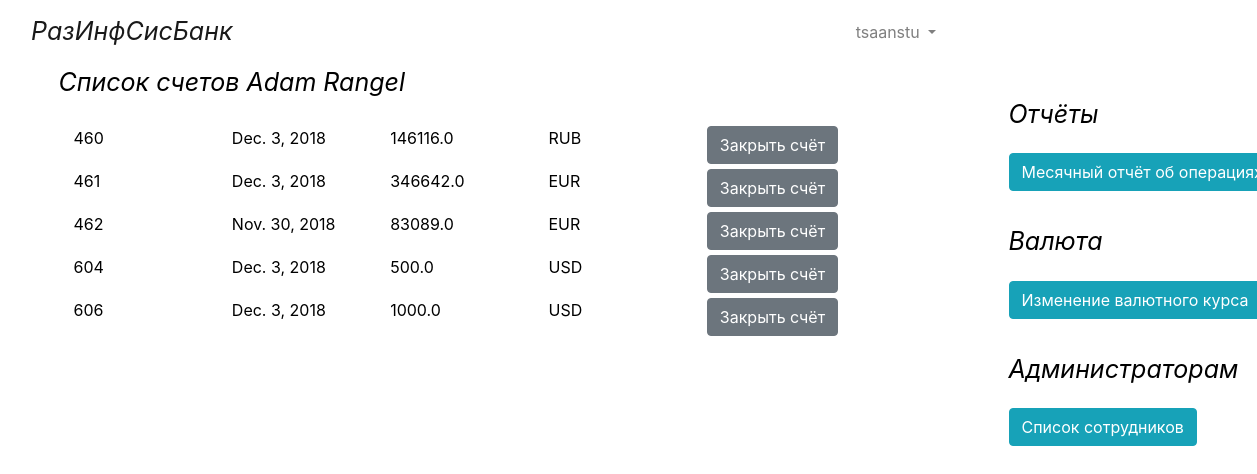
Page /account_list/154/ (signed in) on the committed database.
### bs/models.py (models this page shows)
class User(AbstractUser):
    upload = models.ImageField(upload_to='uploads/%Y/%m/%d/')

class Client(models.Model):
    full_name = models.CharField(max_length=30)
    login = models.CharField(max_length=20)
    birthday = models.DateField()
    contract_number = models.CharField(max_length=10)
    date_conclusion = models.DateField()
    tel = models.CharField(max_length=12)
    address = models.CharField(max_length=100)

class Account(models.Model):
    update_time = models.DateField()
    currency = models.CharField(max_length=3)
    balance = models.FloatField()
    cl_id = models.ForeignKey(
        'Client',
        on_delete=models.CASCADE,
    )

### bs/views.py (the view)
# urls.py: path('account_list/<int:id>/', views.account_list, name='account_list'),
def account_list(request, id):
    full_name = Client.objects.get(pk=id)
    full_name = full_name.full_name
    account_list = []
    temp_account_list = Account.objects.all().filter(cl_id=id)
    for i in temp_account_list:
        j = []
        j.append(i.id)
        j.append(i.update_time)
        j.append(i.balance)
        j.append(i.currency)
        j.append(full_name)
        account_list.append(j)
    return render(request, 'bs/account_list.html', {"account_list": account_list})

### bs/templates/bs/account_list.html (shortened to what this page needs)
{% include "bs/base.html" %}
{% load static %}
{% block content %}
{% include "bs/nav_panel.html" %}
{% if user.is_authenticated %}
<main role="main" class="container">
    <div class="row">
        <div class="col-lg-10">
            <div class="row">
                <span class="headline">Список счетов {{account_list.0.4}}</span>
            </div>
            {% for account in account_list %}
            <div class="row" style="margin-top: 5px;">
                <div class="col-lg-2">
                    {{account.0}}
                </div>
                <div class="col-lg-2">
                    {{account.1}}
                </div>
                <div class="col-lg-2">
                    {{account.2}}
                </div>
                <div class="col-lg-2">
                    {{account.3}}
                </div>
                <div class="col-lg-2">
                    <a class="btn btn-secondary" id={{account.0}} href="{% url 'delete_account' account.0 %}" role="button">Закрыть счёт</a>
                </div>
            </div>
            {% endfor %}
            <br>
        </div>
        {% include "bs/right_menu.html" %}
    </div>
</main>
{% endif %}
{% endblock %}

### bs/templates/bs/nav_panel.html (shortened to what this page needs)
<nav class="navbar navbar-expand-lg navbar-light bg-white">
    <div class="col-lg-8">
        <div class="d-flex flex-grow-1">
            <a class="navbar-brand" href="{% url 'index' %}"><span class="headline"> РазИнфСисБанк</span></a>
        </div>
    </div>
    <div class="col-lg-4">
        <div class="form-inline collapse navbar-collapse" id="navbarCollapse">
            <ui class="navbar-nav mr-auto" style="position: static left;">
                {% if user.is_authenticated %}
                <li class="nav-item dropdown">
                    <a class="nav-link dropdown-toggle" href="#" id="navbarDropdownMenuLink" data-toggle="dropdown"
                       aria-haspopup="true" aria-expanded="false">
                        <span class="text_style">{{ user.get_username }}</span>
                    </a>
                </li>
                {% else %}
                <li><a class="nav-link" href="{% url 'login'%}?next={{request.path}}"><span
                        class="text_style">Log In</span></a>
                </li>
                {% endif %}
            </ui>
        </div>
    </div>
</nav>

### static/css/index.css (style rules this page uses)
body { background-color: #ffffff; color: #000000; }
.headline { font-size: 25px; font-style: italic; margin-bottom: 20px; }

### rows in the picture
User: get_username "tsaanstu"
Client: full_name "Adam Rangel"
Account: update_time "Dec. 3, 2018", balance "146116.0", currency "RUB"
Account: update_time "Dec. 3, 2018", balance "346642.0", currency "EUR"
Account: update_time "Nov. 30, 2018", balance "83089.0", currency "EUR"
Account: update_time "Dec. 3, 2018", balance "500.0", currency "USD"
Account: update_time "Dec. 3, 2018", balance "1000.0", currency "USD"

### other values in the picture
{{ account.0 }} "460" "461" "462" "604" "606"
